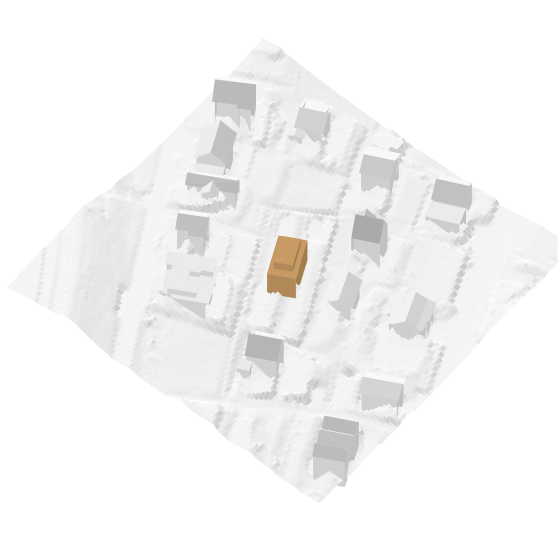
#> input picture render-scratch/2623/situation/2623_OBR_variante_B_axo.png, 1120 x 1120 px, found by its file name (shown at 1/2 size)
$ python compose_abb2.py
#> lines starting #> are read from the running program, lines starting #| are printed output that depends on the picture
#> `canvas = Image.new("RGB", (W, H), WHITE)`: canvas: PIL image 1702x900 RGB; every value is 255
#!/usr/bin/env python3
# -*- coding: utf-8 -*-
"""Komponiert Abb.2 (Volumenmodell) aus den zwei C4D-Axonometrien."""
from PIL import Image, ImageDraw, ImageFont
from pathlib import Path

R = Path("/Volumes/daten/jans-ai-hub/render-scratch/2623/situation/render")
OUT = Path("/Volumes/daten/jans-ai-hub/render-scratch/2623/2623_Volumenmodell_Oberrieden.png")

W, H = 1702, 900                      # Format wie bisheriges image2.png (1.89:1)
WHITE = (255, 255, 255)
INK = (40, 40, 40)
GREY = (110, 110, 110)

def font(sz, bold=False):
#> called with sz = 27, bold = True
    cands = [
        "/System/Library/Fonts/Supplemental/Arial Bold.ttf" if bold else "/System/Library/Fonts/Supplemental/Arial.ttf",
        "/System/Library/Fonts/Helvetica.ttc",
        "/Library/Fonts/Arial.ttf",
    ]
    for c in cands:
        try:
            return ImageFont.truetype(c, sz)
        except Exception:
            continue
    return ImageFont.load_default()

def trim(im, pad=14):
    """Weissen Rand abschneiden, etwas Polster lassen."""
#> called with pad = 14
    rgb = im.convert("RGB")
    from PIL import ImageChops
    bg = Image.new("RGB", rgb.size, WHITE)
#> bg: PIL image 1120x1120 RGB; every value is 255
    diff = ImageChops.difference(rgb, bg)
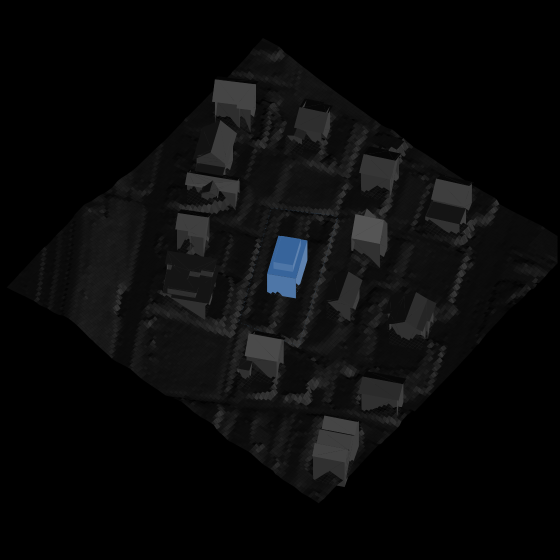
#> diff: PIL image 1120x1120 RGB (shown at 1/2 size); mean R, G, B 9.7, 10, 10.3
    bb = diff.getbbox()
#> bb = (13, 76, 1115, 1007)
    if not bb:
        return rgb
    l, t, r, b = bb
#> l = 13; t = 76; r = 1115; b = 1007
    l = max(0, l - pad); t = max(0, t - pad)
#> after `l = max(0, l - pad)`: l = 0
#> after `t = max(0, t - pad)`: t = 62
    r = min(rgb.width, r + pad); b = min(rgb.height, b + pad)
#> after `r = min(rgb.width, r + pad)`: r = 1120
#> after `b = min(rgb.height, b + pad)`: b = 1021
    return rgb.crop((l, t, r, b))
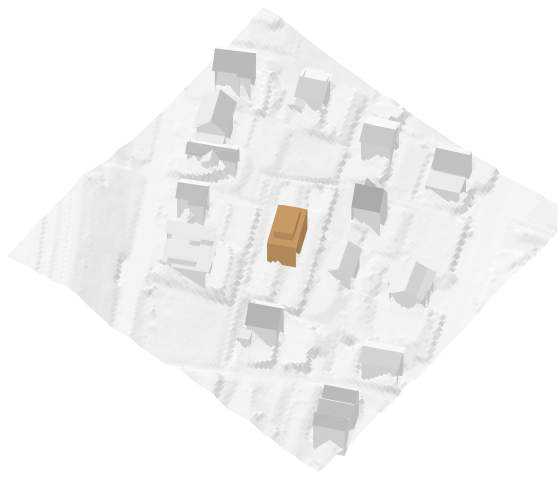
#> returned value: PIL image 1120x959 RGB (shown at 1/2 size); mean R, G, B 243.7, 243.3, 243

def fit(im, bw, bh):
    """In Box (bw,bh) einpassen, Seitenverhaeltnis halten."""
    s = min(bw / im.width, bh / im.height)
    return im.resize((max(1, int(im.width * s)), max(1, int(im.height * s))), Image.LANCZOS)

canvas = Image.new("RGB", (W, H), WHITE)
d = ImageDraw.Draw(canvas)

f_title = font(27, bold=True)
f_sub = font(20)
f_lbl = font(22, bold=True)

# Kopfzeile
title = "2623 Oberrieden · Parzelle 4100 · Maximaler Baukörper W2 (35 %) auf massgebendem Terrain"
sub = "Weisses Volumenmodell · Neubau (beige) im Kontext der Nachbarbebauung · aGF 344 m² · HNF max ~275 m² · GV ~1'420 m³ · Grenzabstand 5 m allseitig"
d.text((40, 26), title, font=f_title, fill=INK)
d.text((40, 64), sub, font=f_sub, fill=GREY)

top = 108
labels = ["Axonometrie — Übersicht", "Axonometrie — Hanglage talseitig (Seeseite)"]
srcs = [trim(Image.open(R / "2623_OBR_variante_B_axo.png")),
        trim(Image.open(R / "2623_OBR_variante_B_axo2.png"))]
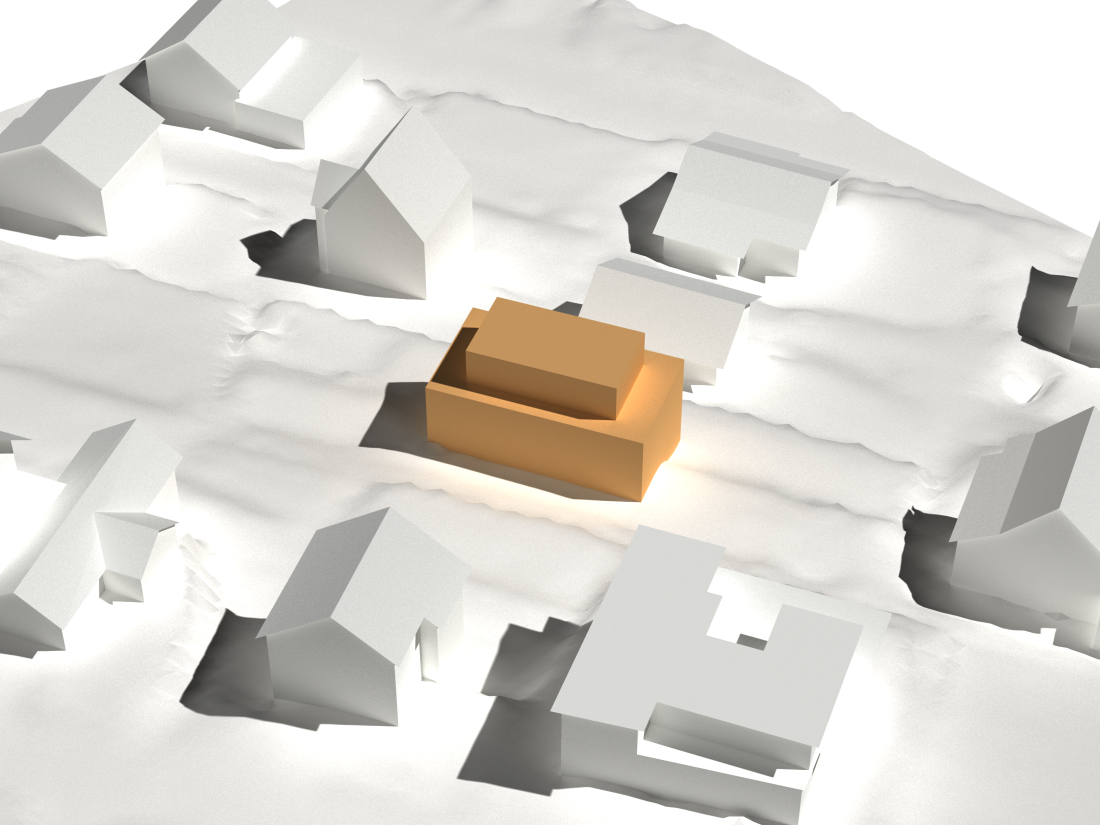
#> input picture render-scratch/2623/situation/render/2623_OBR_variante_B_axo2.png, 2200 x 1650 px, found by its file name (shown at 1/2 size)
#> call 2 of trim, with pad = 14
#> in trim, rgb is the input picture: PIL image 2200x1650 RGB; mean R, G, B 216.7, 213.7, 208.1
#> in trim (call 2), `bg = Image.new("RGB", rgb.size, WHITE)`: bg: PIL image 2200x1650 RGB; every value is 255
#> in trim (call 2), `diff = ImageChops.difference(rgb, bg)`:
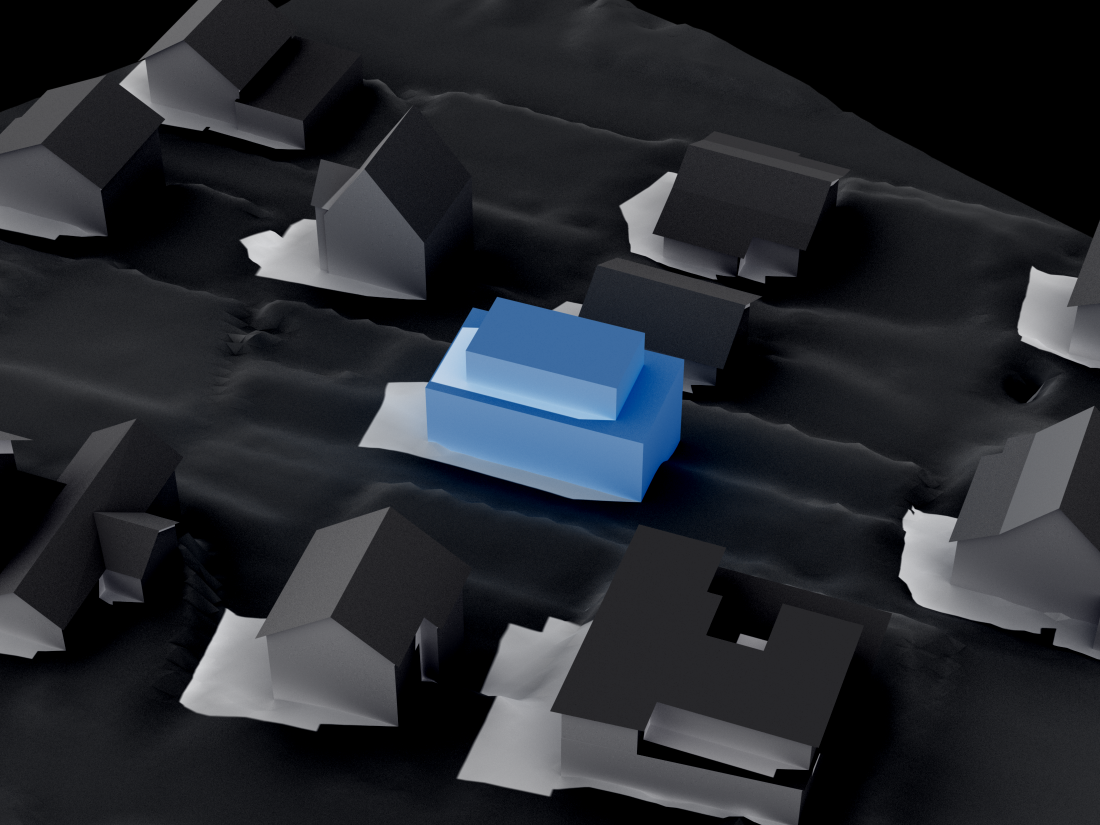
#> diff: PIL image 2200x1650 RGB (shown at 1/2 size); mean R, G, B 38.3, 41.3, 46.9
#> in trim (call 2), `bb = diff.getbbox()`: bb = (0, 0, 2200, 1650)
#> in trim (call 2), `l, t, r, b = bb`: t = 0; r = 2200; b = 1650

gap = 34
panel_w = (W - 2 * 40 - gap) // 2
panel_h = H - top - 30
for i, (im, lbl) in enumerate(zip(srcs, labels)):
    px = 40 + i * (panel_w + gap)
    # Label
    d.text((px + 4, top), lbl, font=f_lbl, fill=INK)
    img_box_top = top + 36
    fitted = fit(im, panel_w, panel_h - 36)
    ix = px + (panel_w - fitted.width) // 2
    iy = img_box_top + (panel_h - 36 - fitted.height) // 2
    canvas.paste(fitted, (ix, iy))
#> this loop made 2 passes
#> (lbl, px, img_box_top, s in fit, ix, iy) on pass 1: ('Axonometrie — Übersicht', 40, 144, 0.709, 40, 167)
#> (px, img_box_top, s in fit, ix, iy) on pass 2: (868, 144, 0.361, 868, 209)
#> pass 1, `fitted = fit(im, panel_w, panel_h - 36)`:
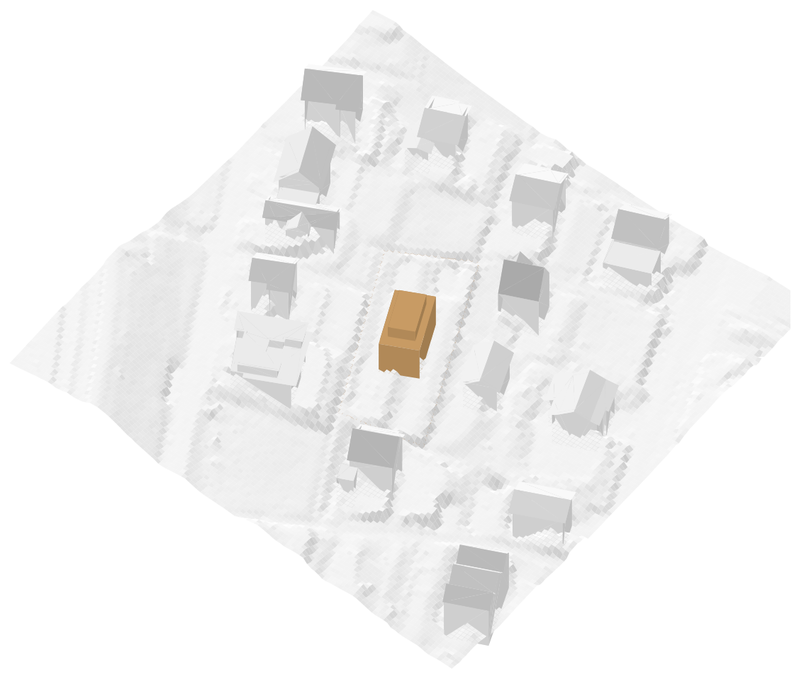
#> fitted: PIL image 794x679 RGB; mean R, G, B 243.7, 243.4, 243
#> pass 2, `fitted = fit(im, panel_w, panel_h - 36)`:
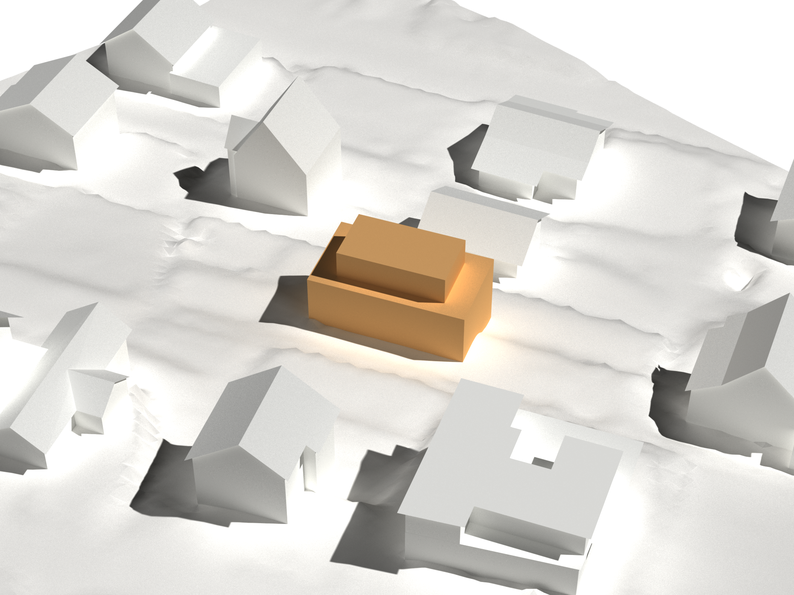
#> fitted: PIL image 794x595 RGB; mean R, G, B 216.7, 213.6, 208.1
#> after the loop:
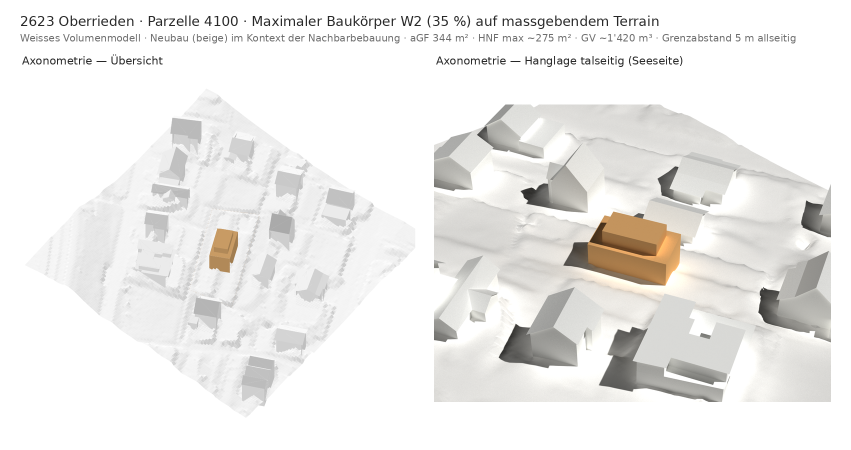
#> canvas: PIL image 1702x900 RGB (shown at 1/2 size); mean R, G, B 237.2, 236.1, 234.3

canvas.save(OUT, "PNG")
print(f"OK: {OUT} ({canvas.size[0]}x{canvas.size[1]})")
#| OK: /Volumes/daten/jans-ai-hub/render-scratch/2623/2623_Volumenmodell_Oberrieden.png (1702x900)
